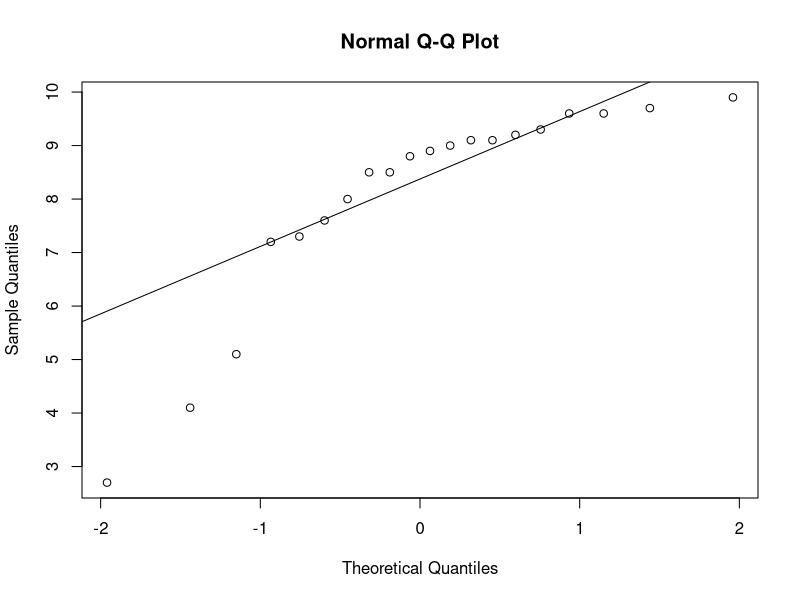
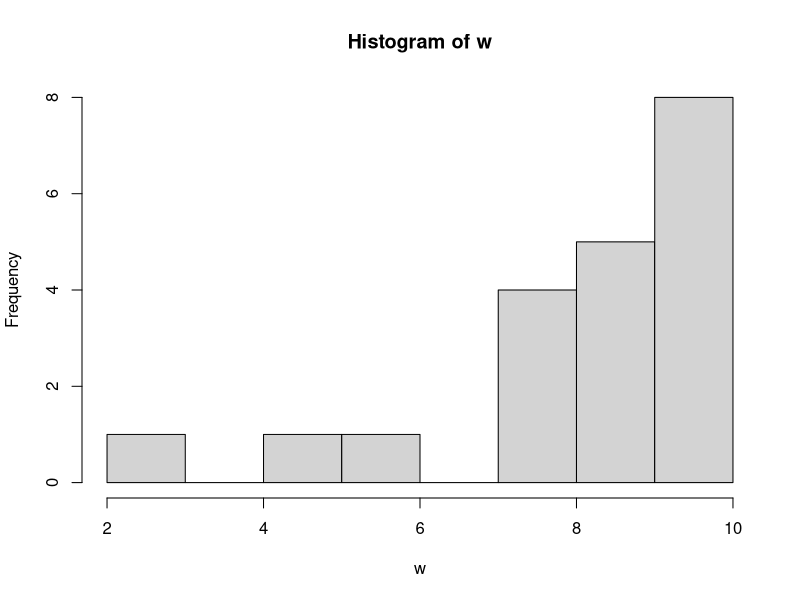
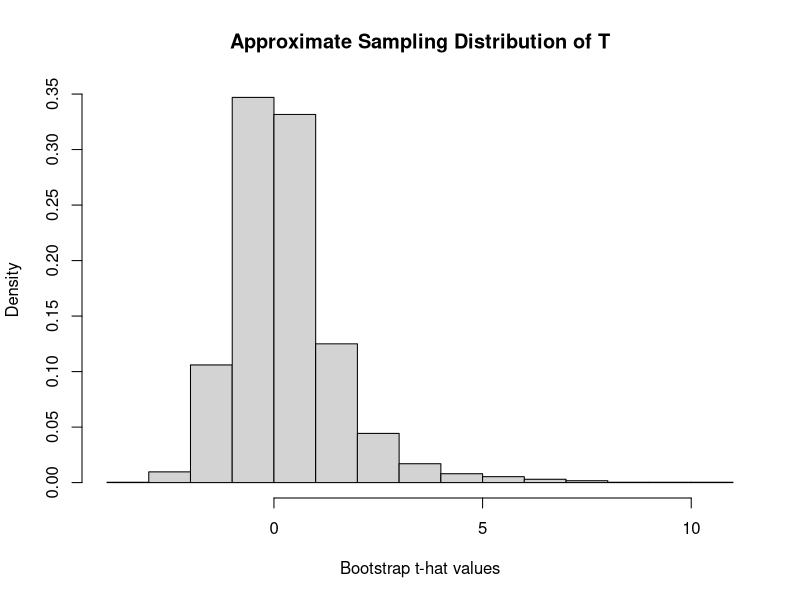
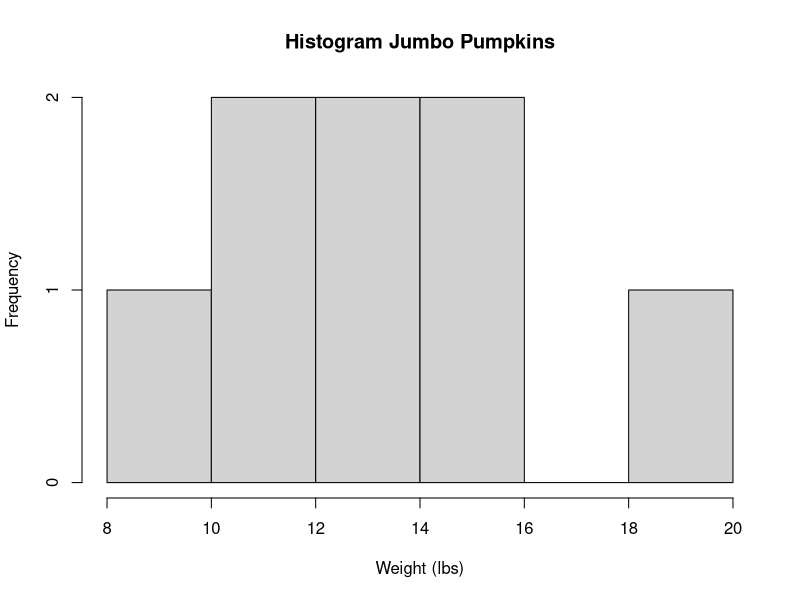
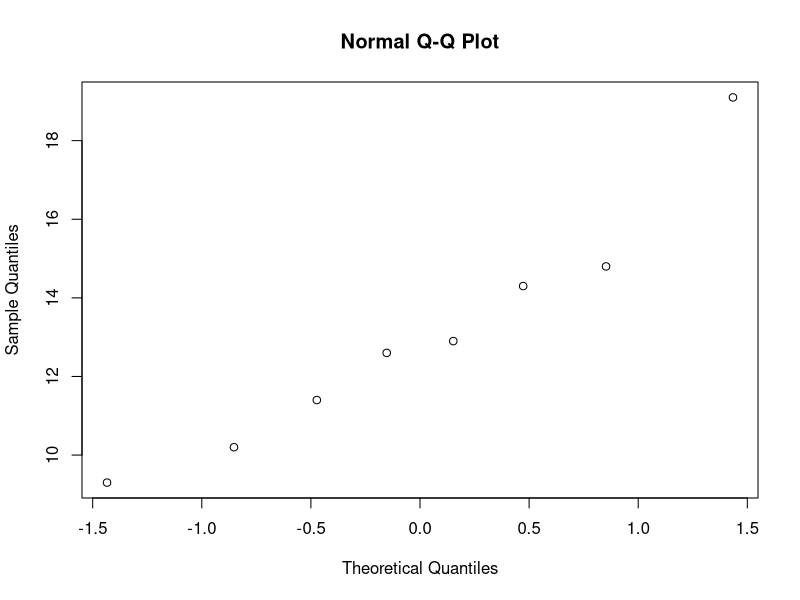

The R source for these figures, in order:
## ---- chunk 1
knitr::opts_chunk$set(echo = TRUE)
## ---- chunk 2
w = c(9.6, 8.8, 5.1, 9.7, 9.1, 8.9, 8, 9.2, 2.7, 9.1, 8.5, 7.3, 9.3, 9.6, 4.1, 9.9, 7.6, 9, 7.2, 8.5);
qqnorm(w)
qqline(w)
hist(w)
## ---- chunk 3
# Create a new function, bootstrap(x, n.boot), having two inputs:
#   - x is a data vector
#   - n.boot is the desired number of resamples from x
# It returns a vector of n.boot t-hat values.
bootstrap = function(x, n.boot, mean) {
  n = length(x)
  x.bar <- mean
  t.hat <- numeric(n.boot) # create vector of length n.boot zeros
  for(i in 1:n.boot) {
    x.star <- sample(x, size=n, replace=TRUE)
    x.bar.star <- mean(x.star)
    s.star <- sd(x.star)
    t.hat[i] <- (x.bar.star - x.bar) / (s.star / sqrt(n))
}
  return(t.hat)
}
## ---- chunk 4
set.seed(1)
w.boot <- bootstrap(w, 3000, mean(w))
# Plot the approximate sampling distribution.
hist(w.boot, freq=FALSE, xlab = "Bootstrap t-hat values",
     main = "Approximate Sampling Distribution of T")
## ---- chunk 5
t.lower <- quantile(w.boot, probs=.10)
t.upper <- quantile(w.boot, probs=.90)
t.lower
t.upper


# Make the bootstrap interval.
n = length(w)
x.bar = mean(w)
s = sd(w)
ci.low  = x.bar - t.upper * s / sqrt(n) # This is our lower interval endpoint.
ci.high = x.bar - t.lower * s / sqrt(n) # This is our upper interval endpoint.
interval = c(ci.low, ci.high)
names(interval)=NULL
print(interval)
## ---- chunk 6
#Make a T interval (quick way way)
t.test(w, conf.level = 0.90, mu = mean(w))
## ---- chunk 7
#Find T_obs
n=length(w)
mu.0 = 8.20
(t.obs = (x.bar-mu.0)/(s/sqrt(n)))

summary(w.boot==abs(t.obs))
summary(w.boot > abs(t.obs))
summary(w.boot<(-abs(t.obs)))

p.value = (2 * min(1031, 1246)) / 3000
# P-Value
print(p.value)

quantile(w.boot,probs=c(0.025,0.05,0.10,0.90,0.95,0.975))

1 - pt(p.value, df = length(w))
## ---- chunk 8
t.test(w, conf.level = 0.90, mu = 8.2, alternative = "two.sided")
1 - 0.753
## ---- chunk 9
jumbo = c(12.6, 12.9, 14.8, 14.3, 19.1, 10.2, 11.4, 9.3)
mean(jumbo); median(jumbo)
sd(jumbo); IQR(jumbo)

hist(jumbo, main="Histogram Jumbo Pumpkins", xlab="Weight (lbs)")

qqnorm(jumbo)

# p.value = 2 * min(P(B <= b), P(B >= b))
binom.test(x=7, n=8, p=.5, alternative = "less")
binom.test(x=8, n=8, p=.5, alternative="greater")
p.value = 2 * min(0.9961, 0.003906)
print(p.value)
